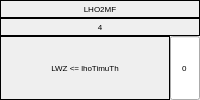
              <widget class="QFrame" name="LHO2MF_Frame">
               <property name="frameShape">
                <enum>QFrame::Shape::Box</enum>
               </property>
               <property name="frameShadow">
                <enum>QFrame::Shadow::Plain</enum>
               </property>
               <property name="lineWidth">
                <number>0</number>
               </property>
               <layout class="QHBoxLayout" name="horizontalLayout_17">
                <property name="spacing">
                 <number>0</number>
                </property>
                <property name="leftMargin">
                 <number>0</number>
                </property>
                <property name="topMargin">
                 <number>0</number>
                </property>
                <property name="rightMargin">
                 <number>0</number>
                </property>
                <property name="bottomMargin">
                 <number>0</number>
                </property>
                <item>
                 <layout class="QVBoxLayout" name="LHO2MF_Flag1_verticalLayout">
                  <property name="spacing">
                   <number>0</number>
                  </property>
                  <item>
                   <widget class="QLabel" name="flag133_label">
                    <property name="minimumSize">
                     <size>
                      <width>120</width>
                      <height>18</height>
                     </size>
                    </property>
                    <property name="maximumSize">
                     <size>
                      <width>1550</width>
                      <height>18</height>
                     </size>
                    </property>
                    <property name="font">
                     <font>
                      <pointsize>6</pointsize>
                     </font>
                    </property>
                    <property name="frameShape">
                     <enum>QFrame::Shape::Box</enum>
                    </property>
                    <property name="text">
                     <string>LHO2MF</string>
                    </property>
                    <property name="alignment">
                     <set>Qt::AlignmentFlag::AlignCenter</set>
                    </property>
                   </widget>
                  </item>
                  <item>
                   <widget class="QLabel" name="stateNumber4_label">
                    <property name="minimumSize">
                     <size>
                      <width>120</width>
                      <height>18</height>
                     </size>
                    </property>
                    <property name="maximumSize">
                     <size>
                      <width>1550</width>
                      <height>18</height>
                     </size>
                    </property>
                    <property name="font">
                     <font>
                      <pointsize>6</pointsize>
                     </font>
                    </property>
                    <property name="frameShape">
                     <enum>QFrame::Shape::Box</enum>
                    </property>
                    <property name="text">
                     <string>4</string>
                    </property>
                    <property name="alignment">
                     <set>Qt::AlignmentFlag::AlignCenter</set>
                    </property>
                   </widget>
                  </item>
                  <item>
                   <layout class="QHBoxLayout" name="LHO2MF_Flag1_horizontalLayout">
                    <property name="spacing">
                     <number>0</number>
                    </property>
                    <item>
                     <widget class="QLabel" name="flag49_label">
                      <property name="maximumSize">
                       <size>
                        <width>8000</width>
                        <height>16777215</height>
                       </size>
                      </property>
                      <property name="font">
                       <font>
                        <pointsize>6</pointsize>
                       </font>
                      </property>
                      <property name="frameShape">
                       <enum>QFrame::Shape::Box</enum>
                      </property>
                      <property name="text">
                       <string>LWZ &lt;= lhoTimuTh</string>
                      </property>
                      <property name="alignment">
                       <set>Qt::AlignmentFlag::AlignCenter</set>
                      </property>
                      <property name="wordWrap">
                       <bool>true</bool>
                      </property>
                      <property name="margin">
                       <number>0</number>
                      </property>
                     </widget>
                    </item>
                    <item>
                     <widget class="QLineEdit" name="flag49_lineEdit">
                      <property name="minimumSize">
                       <size>
                        <width>30</width>
                        <height>0</height>
                       </size>
                      </property>
                      <property name="maximumSize">
                       <size>
                        <width>30</width>
                        <height>1500</height>
                       </size>
                      </property>
                      <property name="font">
                       <font>
                        <pointsize>6</pointsize>
                       </font>
                      </property>
                      <property name="text">
                       <string>0</string>
                      </property>
                      <property name="alignment">
                       <set>Qt::AlignmentFlag::AlignCenter</set>
                      </property>
                      <property name="placeholderText">
                       <string>0</string>
                      </property>
                     </widget>
                    </item>
                   </layout>
                  </item>
                 </layout>
                </item>
               </layout>
              </widget>
